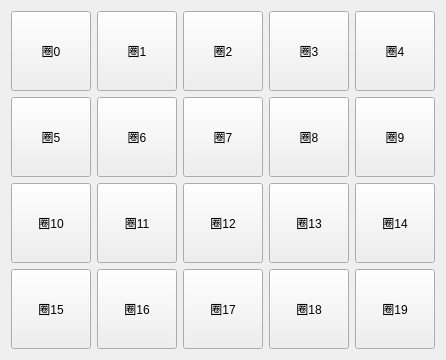
          <widget class="QWidget" name="pens0">
           <attribute name="title">
            <string>0-19</string>
           </attribute>
           <layout class="QGridLayout" name="gridLayout_3">
            <item row="2" column="4">
             <widget class="penButton" name="pen_14">
              <property name="minimumSize">
               <size>
                <width>80</width>
                <height>80</height>
               </size>
              </property>
              <property name="maximumSize">
               <size>
                <width>80</width>
                <height>80</height>
               </size>
              </property>
              <property name="text">
               <string>圈14</string>
              </property>
             </widget>
            </item>
            <item row="1" column="3">
             <widget class="penButton" name="pen_8">
              <property name="minimumSize">
               <size>
                <width>80</width>
                <height>80</height>
               </size>
              </property>
              <property name="maximumSize">
               <size>
                <width>80</width>
                <height>80</height>
               </size>
              </property>
              <property name="text">
               <string>圈8</string>
              </property>
             </widget>
            </item>
            <item row="3" column="3">
             <widget class="penButton" name="pen_18">
              <property name="minimumSize">
               <size>
                <width>80</width>
                <height>80</height>
               </size>
              </property>
              <property name="maximumSize">
               <size>
                <width>80</width>
                <height>80</height>
               </size>
              </property>
              <property name="text">
               <string>圈18</string>
              </property>
             </widget>
            </item>
            <item row="0" column="4">
             <widget class="penButton" name="pen_4">
              <property name="minimumSize">
               <size>
                <width>80</width>
                <height>80</height>
               </size>
              </property>
              <property name="maximumSize">
               <size>
                <width>80</width>
                <height>80</height>
               </size>
              </property>
              <property name="text">
               <string>圈4</string>
              </property>
             </widget>
            </item>
            <item row="3" column="4">
             <widget class="penButton" name="pen_19">
              <property name="minimumSize">
               <size>
                <width>80</width>
                <height>80</height>
               </size>
              </property>
              <property name="maximumSize">
               <size>
                <width>80</width>
                <height>80</height>
               </size>
              </property>
              <property name="text">
               <string>圈19</string>
              </property>
             </widget>
            </item>
            <item row="1" column="2">
             <widget class="penButton" name="pen_7">
              <property name="minimumSize">
               <size>
                <width>80</width>
                <height>80</height>
               </size>
              </property>
              <property name="maximumSize">
               <size>
                <width>80</width>
                <height>80</height>
               </size>
              </property>
              <property name="text">
               <string>圈7</string>
              </property>
             </widget>
            </item>
            <item row="1" column="1">
             <widget class="penButton" name="pen_6">
              <property name="minimumSize">
               <size>
                <width>80</width>
                <height>80</height>
               </size>
              </property>
              <property name="maximumSize">
               <size>
                <width>80</width>
                <height>80</height>
               </size>
              </property>
              <property name="text">
               <string>圈6</string>
              </property>
             </widget>
            </item>
            <item row="3" column="1">
             <widget class="penButton" name="pen_16">
              <property name="minimumSize">
               <size>
                <width>80</width>
                <height>80</height>
               </size>
              </property>
              <property name="maximumSize">
               <size>
                <width>80</width>
                <height>80</height>
               </size>
              </property>
              <property name="text">
               <string>圈16</string>
              </property>
             </widget>
            </item>
            <item row="2" column="1">
             <widget class="penButton" name="pen_11">
              <property name="minimumSize">
               <size>
                <width>80</width>
                <height>80</height>
               </size>
              </property>
              <property name="maximumSize">
               <size>
                <width>80</width>
                <height>80</height>
               </size>
              </property>
              <property name="text">
               <string>圈11</string>
              </property>
             </widget>
            </item>
            <item row="2" column="0">
             <widget class="penButton" name="pen_10">
              <property name="minimumSize">
               <size>
                <width>80</width>
                <height>80</height>
               </size>
              </property>
              <property name="maximumSize">
               <size>
                <width>80</width>
                <height>80</height>
               </size>
              </property>
              <property name="text">
               <string>圈10</string>
              </property>
             </widget>
            </item>
            <item row="0" column="1">
             <widget class="penButton" name="pen_1">
              <property name="minimumSize">
               <size>
                <width>80</width>
                <height>80</height>
               </size>
              </property>
              <property name="maximumSize">
               <size>
                <width>80</width>
                <height>80</height>
               </size>
              </property>
              <property name="text">
               <string>圈1</string>
              </property>
             </widget>
            </item>
            <item row="1" column="0">
             <widget class="penButton" name="pen_5">
              <property name="minimumSize">
               <size>
                <width>80</width>
                <height>80</height>
               </size>
              </property>
              <property name="maximumSize">
               <size>
                <width>80</width>
                <height>80</height>
               </size>
              </property>
              <property name="text">
               <string>圈5</string>
              </property>
             </widget>
            </item>
            <item row="2" column="3">
             <widget class="penButton" name="pen_13">
              <property name="minimumSize">
               <size>
                <width>80</width>
                <height>80</height>
               </size>
              </property>
              <property name="maximumSize">
               <size>
                <width>80</width>
                <height>80</height>
               </size>
              </property>
              <property name="text">
               <string>圈13</string>
              </property>
             </widget>
            </item>
            <item row="2" column="2">
             <widget class="penButton" name="pen_12">
              <property name="minimumSize">
               <size>
                <width>80</width>
                <height>80</height>
               </size>
              </property>
              <property name="maximumSize">
               <size>
                <width>80</width>
                <height>80</height>
               </size>
              </property>
              <property name="text">
               <string>圈12</string>
              </property>
             </widget>
            </item>
            <item row="0" column="3">
             <widget class="penButton" name="pen_3">
              <property name="minimumSize">
               <size>
                <width>80</width>
                <height>80</height>
               </size>
              </property>
              <property name="maximumSize">
               <size>
                <width>80</width>
                <height>80</height>
               </size>
              </property>
              <property name="text">
               <string>圈3</string>
              </property>
             </widget>
            </item>
            <item row="1" column="4">
             <widget class="penButton" name="pen_9">
              <property name="minimumSize">
               <size>
                <width>80</width>
                <height>80</height>
               </size>
              </property>
              <property name="maximumSize">
               <size>
                <width>80</width>
                <height>80</height>
               </size>
              </property>
              <property name="text">
               <string>圈9</string>
              </property>
             </widget>
            </item>
            <item row="3" column="0">
             <widget class="penButton" name="pen_15">
              <property name="minimumSize">
               <size>
                <width>80</width>
                <height>80</height>
               </size>
              </property>
              <property name="maximumSize">
               <size>
                <width>80</width>
                <height>80</height>
               </size>
              </property>
              <property name="text">
               <string>圈15</string>
              </property>
             </widget>
            </item>
            <item row="0" column="0">
             <widget class="penButton" name="pen_0">
              <property name="minimumSize">
               <size>
                <width>80</width>
                <height>80</height>
               </size>
              </property>
              <property name="maximumSize">
               <size>
                <width>80</width>
                <height>80</height>
               </size>
              </property>
              <property name="text">
               <string>圈0</string>
              </property>
             </widget>
            </item>
            <item row="0" column="2">
             <widget class="penButton" name="pen_2">
              <property name="minimumSize">
               <size>
                <width>80</width>
                <height>80</height>
               </size>
              </property>
              <property name="maximumSize">
               <size>
                <width>80</width>
                <height>80</height>
               </size>
              </property>
              <property name="text">
               <string>圈2</string>
              </property>
             </widget>
            </item>
            <item row="3" column="2">
             <widget class="penButton" name="pen_17">
              <property name="minimumSize">
               <size>
                <width>80</width>
                <height>80</height>
               </size>
              </property>
              <property name="maximumSize">
               <size>
                <width>80</width>
                <height>80</height>
               </size>
              </property>
              <property name="text">
               <string>圈17</string>
              </property>
             </widget>
            </item>
           </layout>
          </widget>
